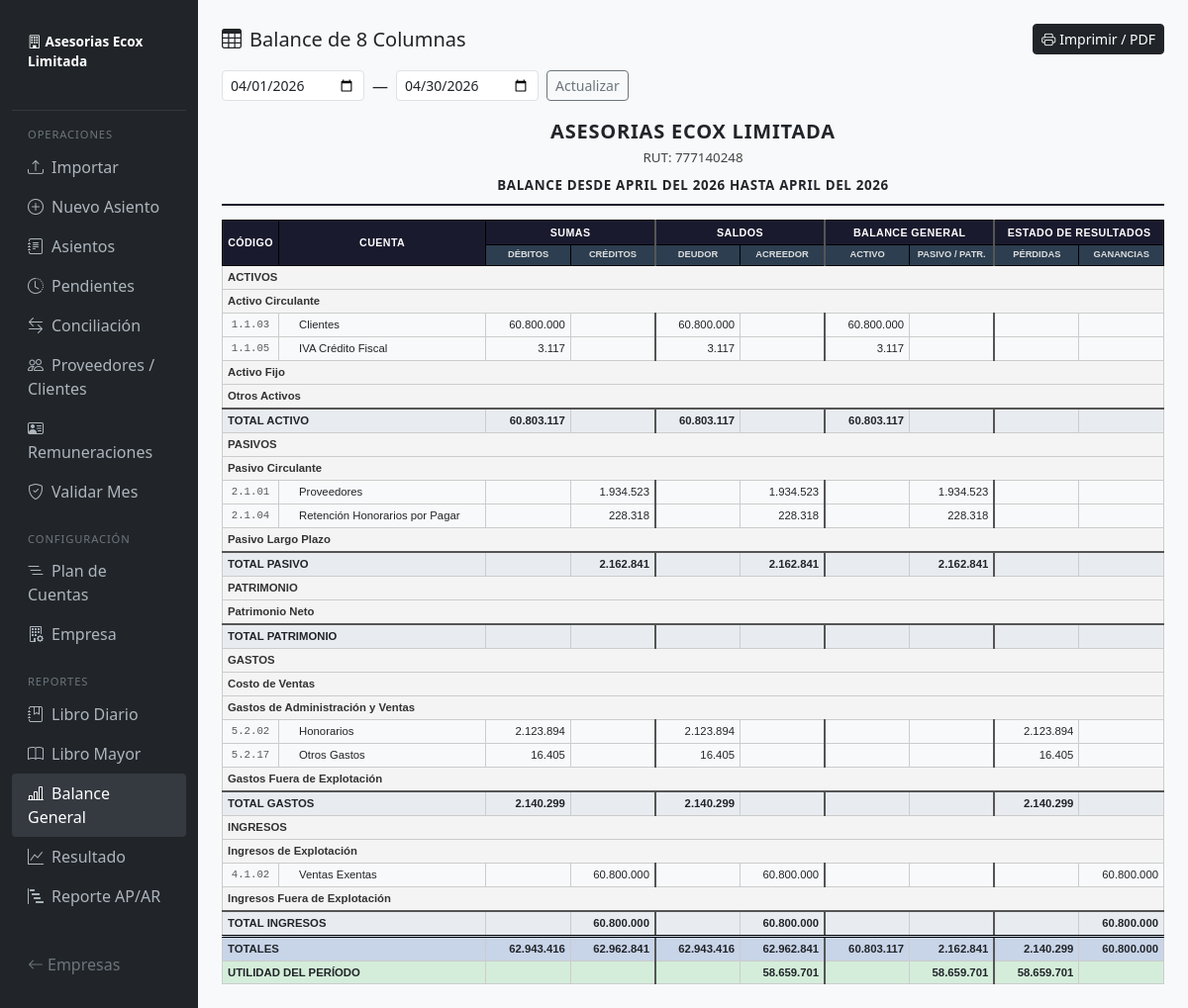
Screenshot of /empresa/2/reportes/balance with the database file from the repository.
### models.py (models this page shows, shortened)
class Empresa(db.Model):
    __tablename__ = 'empresas'
    id = db.Column(db.Integer, primary_key=True)
    rut = db.Column(db.String(12), unique=True, nullable=False)
    razon_social = db.Column(db.String(200), nullable=False)
    nombre_fantasia = db.Column(db.String(200))
    giro = db.Column(db.String(300))
    activa = db.Column(db.Boolean, default=True)
    clave_sii = db.Column(db.String(200))   # clave portal SII (opcional)
    cuentas = db.relationship('Cuenta', backref='empresa', lazy='dynamic')
    asientos = db.relationship('Asiento', backref='empresa', lazy='dynamic')
    documentos_sii = db.relationship('DocumentoSII', backref='empresa', lazy='dynamic')
    movimientos_banco = db.relationship('MovimientoBanco', backref='empresa', lazy='dynamic')
    reglas = db.relationship('ReglaClasificacion', backref='empresa', lazy='dynamic')

class Cuenta(db.Model):
    __tablename__ = 'cuentas'
    id = db.Column(db.Integer, primary_key=True)
    empresa_id = db.Column(db.Integer, db.ForeignKey('empresas.id'), nullable=False)
    codigo = db.Column(db.String(20), nullable=False)
    nombre = db.Column(db.String(200), nullable=False)
    tipo = db.Column(db.String(20), nullable=False)       # ACTIVO, PASIVO, PATRIMONIO, INGRESO, GASTO
    naturaleza = db.Column(db.String(10), nullable=False)  # DEUDORA, ACREEDORA
    nivel = db.Column(db.Integer, default=1)
    cuenta_padre_id = db.Column(db.Integer, db.ForeignKey('cuentas.id'), nullable=True)
    activa = db.Column(db.Boolean, default=True)
    es_titulo = db.Column(db.Boolean, default=False)
    hijos = db.relationship('Cuenta', backref=db.backref('padre', remote_side=[id]))
    lineas = db.relationship('LineaAsiento', backref='cuenta', lazy='dynamic')

### routes/reportes.py (the view)
@bp.route('/empresa/<int:eid>/reportes/balance')
def balance(eid):
    empresa = Empresa.query.get_or_404(eid)
    desde, hasta = _rango_fechas()
    sumas = _sumas_balance(eid, desde, hasta)
    cuentas = (Cuenta.query
               .filter_by(empresa_id=eid, activa=True)
               .order_by(Cuenta.codigo).all())
    filas = []
    tot = {k: 0.0 for k in ['sd','sh','sald','sala','bgd','bgh','erd','erh']}
    for c in cuentas:
        sd, sh = sumas.get(c.id, (0.0, 0.0))
        sald = max(sd - sh, 0)   # saldo deudor
        sala = max(sh - sd, 0)   # saldo acreedor
        erd = erh = bgd = bgh = 0.0
        if not c.es_titulo:
            if c.tipo in ('GASTO', 'INGRESO'):
                erd = sald   # pérdidas
                erh = sala   # ganancias
            else:            # ACTIVO, PASIVO, PATRIMONIO
                bgd = sald   # activos
                bgh = sala   # pasivos / patrimonio
            tot['sd']  += sd;   tot['sh']  += sh
            tot['sald']+= sald; tot['sala']+= sala
            tot['bgd'] += bgd;  tot['bgh'] += bgh
            tot['erd'] += erd;  tot['erh'] += erh
        if sd or sh or c.es_titulo:
            filas.append({
                'cuenta': c,
                'sd': sd, 'sh': sh,
                'sald': sald, 'sala': sala,
                'bgd': bgd, 'bgh': bgh,
                'erd': erd, 'erh': erh,
            })
    resultado_er = tot['erh'] - tot['erd']
    return render_template('reportes/balance.html', empresa=empresa,
                           filas=filas, desde=desde, hasta=hasta,
                           tot=tot, resultado_er=resultado_er)

### templates/reportes/balance.html (shortened to what this page needs)
{% extends 'base.html' %}
{% block content %}
<div class="d-flex justify-content-between align-items-center mb-3">
  <h5 class="mb-0"><i class="bi bi-table me-2"></i>Balance de 8 Columnas</h5>
  <a href="{{ url_for('reportes.balance_imprimir', eid=empresa.id, desde=desde.isoformat(), hasta=hasta.isoformat()) }}"
     target="_blank" class="btn btn-sm btn-dark">
    <i class="bi bi-printer me-1"></i>Imprimir / PDF
  </a>
</div>
<form class="row g-2 mb-3" method="get">
  <div class="col-auto">
    <input type="date" name="desde" value="{{ desde }}" class="form-control form-control-sm">
  </div>
  <div class="col-auto"><span class="pt-1 d-inline-block">—</span></div>
  <div class="col-auto">
    <input type="date" name="hasta" value="{{ hasta }}" class="form-control form-control-sm">
  </div>
  <div class="col-auto">
    <button class="btn btn-outline-secondary btn-sm">Actualizar</button>
  </div>
</form>
<div class="balance-header">
  <div class="empresa-nombre">{{ empresa.razon_social }}</div>
  <div class="empresa-rut">RUT: {{ empresa.rut }}</div>
  <div class="periodo">
    Balance desde {{ desde.strftime('%B del %Y')|upper }}
    hasta {{ hasta.strftime('%B del %Y')|upper }}
  </div>
</div>
{% macro num(v) %}{{ '{:,.0f}'.format(v).replace(',','.') if v else '' }}{% endmacro %}
<div class="table-responsive">
  <table id="tablaBalance">
    <colgroup>
      <col class="c-cod"><col class="c-nom">
      <col class="c-num"><col class="c-num">
      <col class="c-num"><col class="c-num">
      <col class="c-num"><col class="c-num">
      <col class="c-num"><col class="c-num">
    </colgroup>
    <thead>
      <tr class="fila-grupos">
        <th rowspan="2">CÓDIGO</th>
        <th rowspan="2" class="text-left">CUENTA</th>
        <th colspan="2">SUMAS</th>
        <th colspan="2" class="sep-l">SALDOS</th>
        <th colspan="2" class="sep-l">BALANCE GENERAL</th>
        <th colspan="2" class="sep-l">ESTADO DE RESULTADOS</th>
      </tr>
      <tr class="fila-cols">
        <th>DÉBITOS</th><th>CRÉDITOS</th>
        <th class="sep-l">DEUDOR</th><th>ACREEDOR</th>
        <th class="sep-l">ACTIVO</th><th>PASIVO / PATR.</th>
        <th class="sep-l">PÉRDIDAS</th><th>GANANCIAS</th>
      </tr>
    </thead>
    <tbody>
      {% set secciones = [
        ('ACTIVO',     'ACTIVO'),
        ('PASIVO',     'PASIVO'),
        ('PATRIMONIO', 'PATRIMONIO'),
        ('GASTO',      'GASTOS'),
        ('INGRESO',    'INGRESOS'),
      ] %}
      {% for tipo, label in secciones %}
        {% set grupo = filas | selectattr('cuenta.tipo', 'equalto', tipo) | list %}
        {% if grupo %}
          {% set ns = namespace(sd=0.0,sh=0.0,sald=0.0,sala=0.0,bgd=0.0,bgh=0.0,erd=0.0,erh=0.0) %}
          {% for f in grupo %}
            {% if not f.cuenta.es_titulo %}
              {% set ns.sd   = ns.sd   + f.sd   %}
              {% set ns.sh   = ns.sh   + f.sh   %}
              {% set ns.sald = ns.sald + f.sald %}
              {% set ns.sala = ns.sala + f.sala %}
              {% set ns.bgd  = ns.bgd  + f.bgd  %}
              {% set ns.bgh  = ns.bgh  + f.bgh  %}
              {% set ns.erd  = ns.erd  + f.erd  %}
              {% set ns.erh  = ns.erh  + f.erh  %}
            {% endif %}
            {% if f.cuenta.es_titulo %}
            <tr class="titulo">
              <td colspan="10">{{ f.cuenta.nombre }}</td>
            </tr>
            {% else %}
            {% set url_mayor = url_for('reportes.mayor', eid=empresa.id,
                                       cuenta_id=f.cuenta.id,
                                       desde=desde.isoformat(), hasta=hasta.isoformat()) %}
            <tr>
              <td class="cod">
                <a href="{{ url_mayor }}" target="_blank"
                   class="text-decoration-none text-muted font-monospace"
                   title="Ver Libro Mayor de {{ f.cuenta.nombre }}">{{ f.cuenta.codigo }}</a>
              </td>
              <td class="cuenta-nom" style="padding-left:{{ (f.cuenta.nivel-1)*8 + 4 }}px">
                <a href="{{ url_mayor }}" target="_blank"
                   class="text-decoration-none text-dark"
                   title="Ver Libro Mayor de {{ f.cuenta.nombre }}">{{ f.cuenta.nombre }}</a>
              </td>
              <td class="num">{{ num(f.sd) }}</td>
              <td class="num">{{ num(f.sh) }}</td>
              <td class="num sep-l">{{ num(f.sald) }}</td>
              <td class="num">{{ num(f.sala) }}</td>
              <td class="num sep-l">{{ num(f.bgd) }}</td>
              <td class="num">{{ num(f.bgh) }}</td>
              <td class="num sep-l">{{ num(f.erd) }}</td>
              <td class="num">{{ num(f.erh) }}</td>
            </tr>
            {% endif %}
          {% endfor %}
          <tr class="subtotal">
            <td colspan="2">TOTAL {{ label }}</td>
            <td>{{ num(ns.sd) }}</td>
            <td>{{ num(ns.sh) }}</td>
            <td class="sep-l">{{ num(ns.sald) }}</td>
            <td>{{ num(ns.sala) }}</td>
            <td class="sep-l">{{ num(ns.bgd) }}</td>
            <td>{{ num(ns.bgh) }}</td>
            <td class="sep-l">{{ num(ns.erd) }}</td>
            <td>{{ num(ns.erh) }}</td>
          </tr>
        {% endif %}
      {% endfor %}
    </tbody>
    <tfoot>
      <tr class="totales">
        <td colspan="2">TOTALES</td>
        <td>{{ num(tot.sd) }}</td><td>{{ num(tot.sh) }}</td>
        <td class="sep-l">{{ num(tot.sald) }}</td><td>{{ num(tot.sala) }}</td>
        <td class="sep-l">{{ num(tot.bgd) }}</td><td>{{ num(tot.bgh) }}</td>
        <td class="sep-l">{{ num(tot.erd) }}</td><td>{{ num(tot.erh) }}</td>
      </tr>
      {% if resultado_er != 0 %}
      <tr class="{{ 'resultado-util' if resultado_er > 0 else 'resultado-perd' }}">
        <td colspan="2">{{ 'UTILIDAD DEL PERÍODO' if resultado_er > 0 else 'PÉRDIDA DEL PERÍODO' }}</td>
        <td></td><td></td>
        {% if resultado_er > 0 %}
          <td class="sep-l"></td><td>{{ num(resultado_er) }}</td>
          <td class="sep-l"></td><td>{{ num(resultado_er) }}</td>
          <td class="sep-l">{{ num(resultado_er) }}</td><td></td>
        {% else %}
          <td class="sep-l">{{ num(resultado_er|abs) }}</td><td></td>
          <td class="sep-l">{{ num(resultado_er|abs) }}</td><td></td>
          <td class="sep-l"></td><td>{{ num(resultado_er|abs) }}</td>
        {% endif %}
      </tr>
      {% endif %}
    </tfoot>
  </table>
</div>
{% endblock %}

### templates/base.html (shortened to what this page needs)
<!DOCTYPE html>
<html lang="es">
<head>
  <link href="https://cdn.jsdelivr.net/npm/bootstrap@5.3.3/dist/css/bootstrap.min.css" rel="stylesheet">
  <link href="https://cdn.jsdelivr.net/npm/bootstrap-icons@1.11.3/font/bootstrap-icons.min.css" rel="stylesheet">
  <link href="https://cdn.jsdelivr.net/npm/tom-select@2.3.1/dist/css/tom-select.bootstrap5.min.css" rel="stylesheet">
</head>
<body>
<div class="container-fluid">
  <div class="row">
    {% if empresa is defined and empresa %}
    <nav class="col-md-2 sidebar d-flex flex-column py-3">
      <div class="empresa-nombre">
        <i class="bi bi-building me-1"></i>{{ empresa.nombre_fantasia or empresa.razon_social }}
        <div class="text-muted" style="font-size:.75rem;font-weight:400">{{ empresa.rut }}</div>
      </div>
      <hr class="text-secondary my-1">
      <div class="nav-section">Operaciones</div>
      <ul class="nav flex-column">
        <li><a class="nav-link {% if 'importar' in request.endpoint %}active{% endif %}"
               href="{{ url_for('importar.index', eid=empresa.id) }}">
          <i class="bi bi-upload me-2"></i>Importar</a></li>
        <li><a class="nav-link {% if request.endpoint=='asientos.nuevo' %}active{% endif %}"
               href="{{ url_for('asientos.nuevo', eid=empresa.id) }}">
          <i class="bi bi-plus-circle me-2"></i>Nuevo Asiento</a></li>
        <li><a class="nav-link {% if request.endpoint=='asientos.lista' %}active{% endif %}"
               href="{{ url_for('asientos.lista', eid=empresa.id) }}">
          <i class="bi bi-journal-text me-2"></i>Asientos</a></li>
        <li><a class="nav-link {% if 'pendientes' in request.endpoint %}active{% endif %}"
               href="{{ url_for('pendientes.index', eid=empresa.id) }}">
          <i class="bi bi-clock-history me-2"></i>Pendientes
        </a></li>
        <li><a class="nav-link {% if 'conciliacion' in request.endpoint %}active{% endif %}"
               href="{{ url_for('conciliacion.index', eid=empresa.id) }}">
          <i class="bi bi-arrow-left-right me-2"></i>Conciliación</a></li>
        <li><a class="nav-link {% if 'contrapartes' in request.endpoint %}active{% endif %}"
               href="{{ url_for('contrapartes.index', eid=empresa.id) }}">
          <i class="bi bi-people me-2"></i>Proveedores / Clientes</a></li>
        <li><a class="nav-link {% if 'remuneraciones' in request.endpoint %}active{% endif %}"
               href="{{ url_for('remuneraciones.index', eid=empresa.id) }}">
          <i class="bi bi-person-vcard me-2"></i>Remuneraciones</a></li>
        <li><a class="nav-link {% if 'validacion' in request.endpoint %}active{% endif %}"
               href="{{ url_for('validacion.index', eid=empresa.id) }}">
          <i class="bi bi-shield-check me-2"></i>Validar Mes</a></li>
      </ul>
      <div class="nav-section mt-2">Configuración</div>
      <ul class="nav flex-column">
        <li><a class="nav-link {% if 'cuentas' in request.endpoint %}active{% endif %}"
               href="{{ url_for('cuentas.lista', eid=empresa.id) }}">
          <i class="bi bi-list-nested me-2"></i>Plan de Cuentas</a></li>
        <li><a class="nav-link {% if request.endpoint in ('empresas.editar',) %}active{% endif %}"
               href="{{ url_for('empresas.editar', eid=empresa.id) }}">
          <i class="bi bi-building-gear me-2"></i>Empresa</a></li>
      </ul>
      <div class="nav-section mt-2">Reportes</div>
      <ul class="nav flex-column">
        <li><a class="nav-link {% if request.endpoint in ('reportes.diario','reportes.diario_imprimir') %}active{% endif %}"
               href="{{ url_for('reportes.diario', eid=empresa.id) }}">
          <i class="bi bi-journal-bookmark me-2"></i>Libro Diario</a></li>
        <li><a class="nav-link {% if request.endpoint in ('reportes.mayor','reportes.mayor_imprimir') %}active{% endif %}"
               href="{{ url_for('reportes.mayor', eid=empresa.id) }}">
          <i class="bi bi-book me-2"></i>Libro Mayor</a></li>
        <li><a class="nav-link {% if request.endpoint in ('reportes.balance','reportes.balance_imprimir') %}active{% endif %}"
               href="{{ url_for('reportes.balance', eid=empresa.id) }}">
          <i class="bi bi-bar-chart-line me-2"></i>Balance General</a></li>
        <li><a class="nav-link {% if request.endpoint=='reportes.resultado' %}active{% endif %}"
               href="{{ url_for('reportes.resultado', eid=empresa.id) }}">
          <i class="bi bi-graph-up me-2"></i>Resultado</a></li>
        <li><a class="nav-link {% if request.endpoint=='reportes.ap_ar' %}active{% endif %}"
               href="{{ url_for('reportes.ap_ar', eid=empresa.id) }}">
          <i class="bi bi-bar-chart-steps me-2"></i>Reporte AP/AR</a></li>
      </ul>
      <div class="mt-auto pt-3 pb-2">
        <a class="nav-link text-secondary" href="{{ url_for('main.index') }}">
          <i class="bi bi-arrow-left me-1"></i>Empresas
        </a>
      </div>
    </nav>
    <main class="col-md-10 main-content">
    {% else %}
    <main class="col-12 main-content">
    {% endif %}
      {% block content %}{% endblock %}
    </main>
  </div>
</div>
</body>
</html>

### rows the page displays
Empresa: nombre_fantasia+razon_social "Asesorias Ecox Limitada", razon_social "ASESORIAS ECOX LIMITADA", rut "777140248"
Cuenta: cuenta.nombre "ACTIVOS", tipo "ACTIVO" (drawn)
Cuenta: cuenta.nombre "Activo Circulante"
Cuenta: cuenta.codigo "1.1.03", cuenta.nombre "Clientes"
Cuenta: cuenta.codigo "1.1.05", cuenta.nombre "IVA Crédito Fiscal"
Cuenta: cuenta.nombre "Activo Fijo"
Cuenta: cuenta.nombre "Otros Activos"
Cuenta: cuenta.nombre "PASIVOS"
Cuenta: cuenta.nombre "Pasivo Circulante"
Cuenta: cuenta.codigo "2.1.01", cuenta.nombre "Proveedores"
Cuenta: cuenta.codigo "2.1.04", cuenta.nombre "Retención Honorarios por Pagar"
Cuenta: cuenta.nombre "Pasivo Largo Plazo"
Cuenta: cuenta.nombre "PATRIMONIO"
Cuenta: cuenta.nombre "Patrimonio Neto"
Cuenta: cuenta.nombre "GASTOS"
Cuenta: cuenta.nombre "Costo de Ventas"
Cuenta: cuenta.nombre "Gastos de Administración y Ventas"
Cuenta: cuenta.codigo "5.2.02", cuenta.nombre "Honorarios"
Cuenta: cuenta.codigo "5.2.17", cuenta.nombre "Otros Gastos"
Cuenta: cuenta.nombre "Gastos Fuera de Explotación"
Cuenta: cuenta.nombre "INGRESOS"
Cuenta: cuenta.nombre "Ingresos de Explotación"
Cuenta: cuenta.codigo "4.1.02", cuenta.nombre "Ventas Exentas"
Cuenta: cuenta.nombre "Ingresos Fuera de Explotación"

### other values shown
{{ desde.strftime('%B del %Y')|upper }} "APRIL DEL 2026"
{{ hasta.strftime('%B del %Y')|upper }} "APRIL DEL 2026"
{{ '{:,.0f}'.format(v).replace(',','.') if v else '' }} "60.800.000 60.800.000 60.800.000" "3.117 3.117 3.117" "60.803.117 60.803.117 60.803.117" "1.934.523 1.934.523 1.934.523" "228.318 228.318 228.318" "2.162.841 2.162.841 2.162.841" "2.123.894 2.123.894 2.123.894" "16.405 16.405 16.405" "2.140.299 2.140.299 2.140.299" "60.800.000 60.800.000 60.800.000" "60.800.000 60.800.000 60.800.000"
{{ label }} "ACTIVO" "PASIVO" "PATRIMONIO" "GASTOS" "INGRESOS"
{{ '{:,.0f}'.format(v).replace(',','.') if v else '' }} "62.943.416 62.962.841 62.943.416 62.962.841 60.803.117 2.162.841 2.140.299 60.800.000 58.659.701 58.659.701 58.659.701"
{{ 'UTILIDAD DEL PERÍODO' if resultado_er > 0 else 'PÉRDIDA DEL PERÍODO' }} "UTILIDAD DEL PERÍODO"
